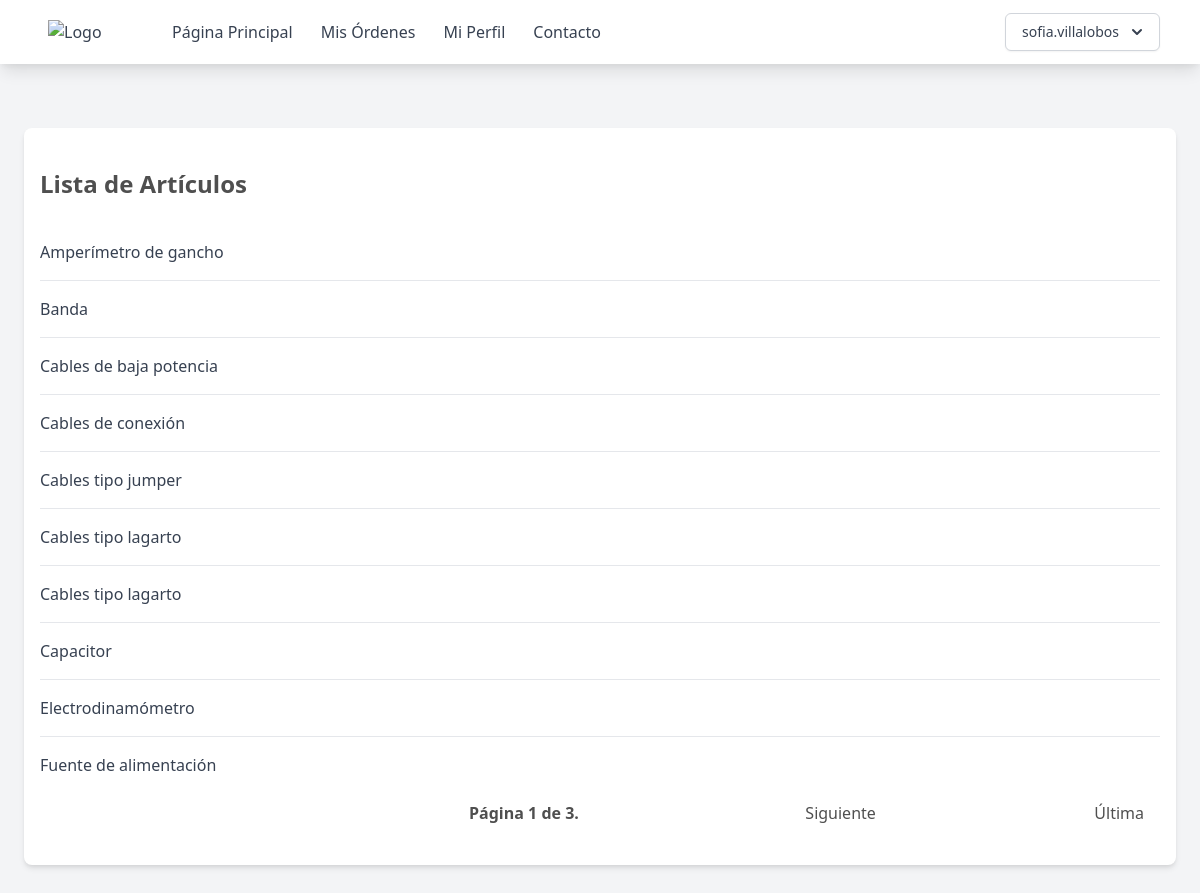
/articulos (signed in), run on the app's committed database.
### supply_room/models.py (models this page shows, shortened)
class Users(AbstractUser):
    name = models.CharField(max_length=200)
    email = models.EmailField(unique=True)
    role = models.CharField(max_length=200, choices=ROLE_CHOICES, default="student")
    student_id = models.CharField(max_length=200, null=True, blank=True)
    username = models.CharField(max_length=50, null=True)
    groups = models.ManyToManyField(
        "ClassGroups", related_name="group_student", blank=True
    )
    orders = models.ManyToManyField("Order", related_name="order_student", blank=True)
    objects = CustomUserManager()
    USERNAME_FIELD = "email"
    REQUIRED_FIELDS = ["name", "role"]

class Item(models.Model):
    name = models.CharField(max_length=200)

### supply_room/views.py (the view)
class ItemList(ListView):
    model = Item
    paginate_by = 10
    def get_queryset(self, *args, **kwargs):
        qs = super(ItemList, self).get_queryset(*args, **kwargs)
        qs = qs.order_by("name")
        return qs

### templates/page/articulos.html (shortened to what this page needs)
{% extends "base.html" %} {% block content %}
<div class="max-w-6xl mx-auto px-4 py-8 bg-white rounded-lg shadow-md mt-16">
    <div class="flex justify-between items-center mb-4">
        <h2 class="text-2xl font-bold py-2">Lista de Artículos</h2>
    </div>
    <ul class="divide-y divide-gray-200">
        {% for object in object_list %}
        <li class="py-4">
            <div class="flex justify-between items-center">
                <span class="text-gray-700">{{ object.name }}</span>
            </div>
        </li>
        {% empty %}
        <li class="py-4 text-center text-gray-500">No objects yet.</li>
        {% endfor %}
    </ul>
    <div class="pagination ">
    <div class="step-links flex w-full justify-between items-center p-2">
        <span class="current font-bold mx-4">
            Página {{ page_obj.number }} de {{ page_obj.paginator.num_pages }}.
        </span>
        {% if page_obj.has_next %}
        <a href="?page={{ page_obj.next_page_number }}" class="mx-2">Siguiente</a>
        <a href="?page={{ page_obj.paginator.num_pages }}" class="mx-2">Última</a>
        {% else %}
        <div></div>
        <div></div>
        {% endif %}
    </div>
</div>
</div>
{% endblock %}

### templates/base.html (shortened to what this page needs)
{% load static %}
<!DOCTYPE html>
<html lang="en">
  <head>
    <link href="{% static 'output.css' %}" rel="stylesheet" />
    <link href="https://cdn.jsdelivr.net/npm/tailwindcss@2.2.19/dist/tailwind.min.css" rel="stylesheet">
  </head>
  <body class="bg-gray-100 h-full min-h-screen">
    <nav class="bg-white shadow-lg">
      <div class="max-w-6xl mx-auto px-4">
        <div class="flex justify-between">
          <div class="flex space-x-4">
            <div>
              <a href="{% url 'home' %}" class="flex items-center py-5 px-2 text-gray-700">
                <img src="https://eie.ucr.ac.cr/static/img/logos/EIE_v.png" alt="Logo" class="w-20 mr-2">
              </a>
            </div>
            <div class="hidden md:flex items-center space-x-1">
              <a href="{% url 'home' %}" class="py-5 px-3 text-gray-700 hover:text-gray-900">Página Principal</a>
              {% if user.role == 'student' or user.role == 'teacher' %}
              <a href="{% url 'mis-ordenes' %}" class="py-5 px-3 text-gray-700 hover:text-gray-900">Mis Órdenes</a>
              {% endif %}
              <a href="{% url 'perfil' %}" class="py-5 px-3 text-gray-700 hover:text-gray-900">Mi Perfil</a>
              <a href="{% url 'contacto' %}" class="py-5 px-3 text-gray-700 hover:text-gray-900">Contacto</a>
            </div>
          </div>
          {% if user.is_authenticated %}
          <div class="hidden md:flex items-center space-x-1">
            <div class="relative inline-block text-left">
              <div>
                <button type="button" class="inline-flex justify-center w-full rounded-md border border-gray-300 shadow-sm px-4 py-2 bg-white text-sm font-medium text-gray-700 hover:bg-gray-50 focus:outline-none" id="menu-button" aria-expanded="true" aria-haspopup="true">
                  {{ user.username }}
                  <svg class="-mr-1 ml-2 h-5 w-5" xmlns="http://www.w3.org/2000/svg" viewBox="0 0 20 20" fill="currentColor" aria-hidden="true">
                    <path fill-rule="evenodd" d="M5.293 7.293a1 1 0 011.414 0L10 10.586l3.293-3.293a1 1 0 111.414 1.414l-4 4a1 1 0 01-1.414 0l-4-4a1 1 0 010-1.414z" clip-rule="evenodd" />
                  </svg>
                </button>
              </div>
            </div>
          </div>
          {% endif %}
        </div>
      </div>
    </nav>
    {% if user.is_authenticated %}
    <div class="pb-12 ">{% block content %} {% endblock %}</div>
    {% else %}
    <p>You are not logged in</p>
    <a href="{% url 'login' %}">Log In</a>
    {% endif %}
  </body>
</html>

### data on the page
Users: username "sofia.villalobos"
Item: name "Amperímetro de gancho"
Item: name "Banda"
Item: name "Cables de baja potencia"
Item: name "Cables de conexión"
Item: name "Cables tipo jumper"
Item: name "Cables tipo lagarto"
Item: name "Cables tipo lagarto"
Item: name "Capacitor"
Item: name "Electrodinamómetro"
Item: name "Fuente de alimentación"

### other printed values
{{ page_obj.number }} "1"
{{ page_obj.paginator.num_pages }} "3"
